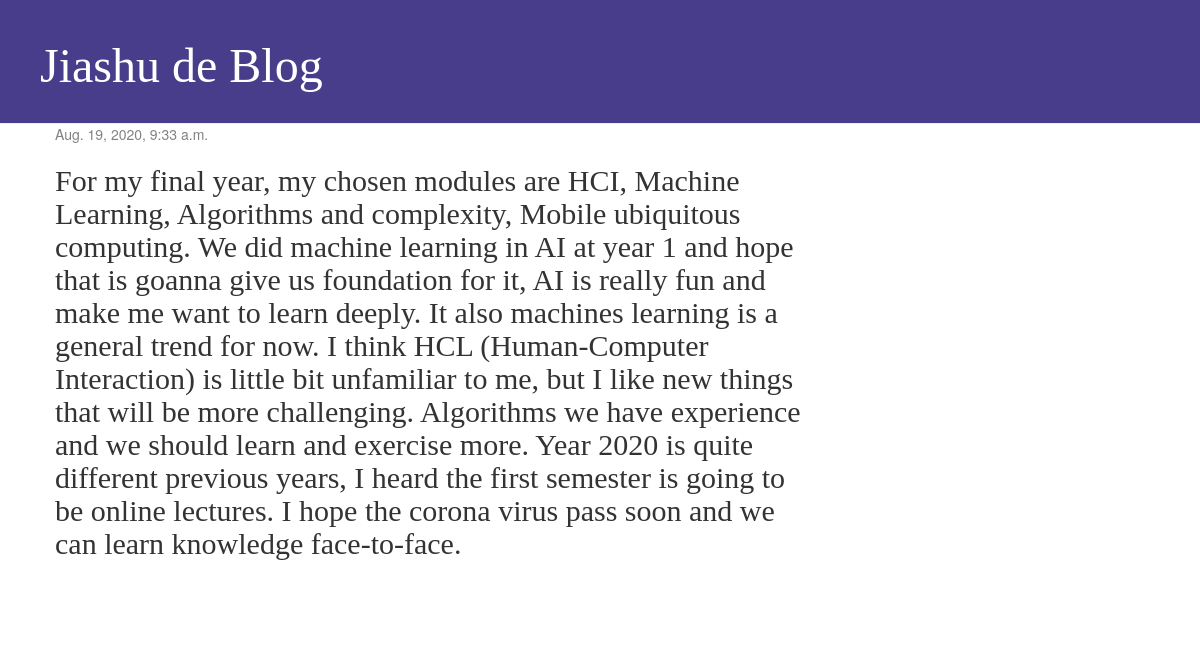
Screenshot of /post/9/ with the database file from the repository.
### blog/models.py (models this page shows, shortened)
class Post(models.Model):
    author = models.ForeignKey(settings.AUTH_USER_MODEL, on_delete=models.CASCADE)
    title = models.CharField(max_length=200)
    text = models.TextField()
    created_date = models.DateTimeField(default=timezone.now)
    published_date = models.DateTimeField(blank=True, null=True)

### blog/views.py (the view)
# urls.py: path('post/<int:pk>/', views.post_detail, name='post_detail'),
def post_detail(request, pk):
    post = get_object_or_404(Post, pk=pk)
    return render(request, 'blog/post_detail.html', {'post':post})

### blog/templates/blog/post_detail.html (shortened to what this page needs)
{% extends 'blog/base.html' %}
{% block content %}
        <div class="post">
            {% if post.published_date %}
                <div class="date">
                    {{ post.published_date }}
                </div>
            {% endif %}
            <h2><{{ post.title }}</h2>
            <p>{{ post.text|linebreaksbr }}</p>
        </div>
{% endblock %}

### blog/static/css/blog.css (style rules this page uses)
h1, h2, h3, h4 { font-family: Ayuthaya, cursive; }
.date { color: #828282; }
.post { margin-bottom: 70px; }

### rows the page displays
Post: published_date "Aug. 19, 2020, 9:33 a.m.", text "For my final year, my chosen modules are HCI, Machine Learning, Algorithms and complexity, Mobile ubiquitous computing. We did machine learning in AI at year 1 and hope that is goanna give us foundation for it, AI is really fun and make me want to learn deeply. It also machines learning is a general trend for now. I think HCL (Human-Computer Interaction) is little bit unfamiliar to me, but I like new things that will be more challenging. Algorithms we have experience and we should learn and exercise more. Year 2020 is quite different previous years, I heard the first semester is going to be online lectures. I hope the corona virus pass soon and we can learn knowledge face-to-face."
